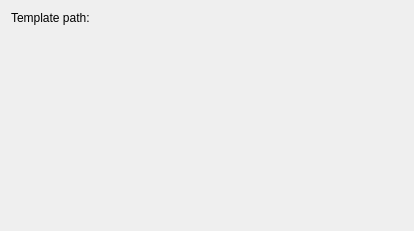
<?xml version="1.0" encoding="UTF-8"?>
<ui version="4.0">
 <class>TikzSettingsBase</class>
 <widget class="QWidget" name="TikzSettingsBase">
  <property name="geometry">
   <rect>
    <x>0</x>
    <y>0</y>
    <width>414</width>
    <height>231</height>
   </rect>
  </property>
  <layout class="QFormLayout" name="formLayout">
   <item row="0" column="0">
    <widget class="QLabel" name="lbl_tikztemplate">
     <property name="text">
      <string>Template path:</string>
     </property>
    </widget>
   </item>
   <item row="0" column="1">
    <widget class="KUrlRequester" name="kcfg_tikztemplateurl"/>
   </item>
  </layout>
 </widget>
 <customwidgets>
  <customwidget>
   <class>KUrlRequester</class>
   <extends>QFrame</extends>
   <header>kurlrequester.h</header>
  </customwidget>
 </customwidgets>
 <resources/>
 <connections/>
</ui>
